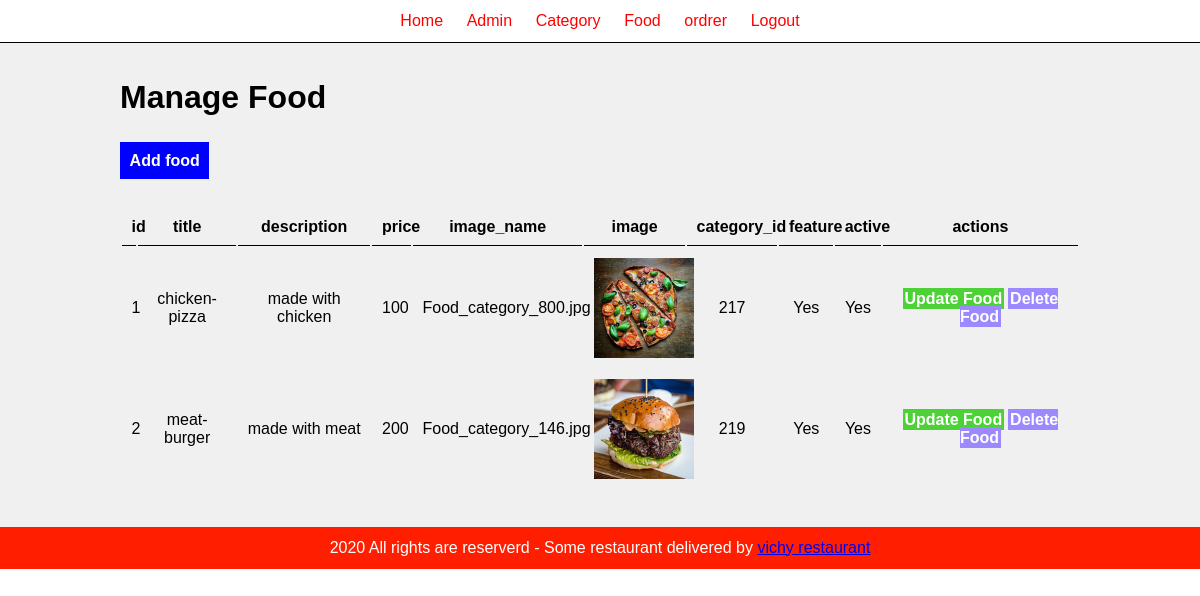
Page /food-order/admin/manage.food.php on the committed database.
### tables this page shows
CREATE TABLE `tbl_food` (
  `id` int(10) UNSIGNED NOT NULL,
  `title` varchar(100) NOT NULL,
  `describee` varchar(100) DEFAULT NULL,
  `price` decimal(10,0) NOT NULL,
  `image_name` varchar(255) NOT NULL,
  `category_id` decimal(10,0) DEFAULT NULL,
  `feature` varchar(10) NOT NULL,
  `active` varchar(10) NOT NULL
);

### food-order/admin/manage.food.php (the view, shortened to what this page needs)
<?php include("partials/menu.php") ?>
<?php include("config/constrain.php") ?>
<div class="category" >
    <div class="wrapper" " >
        <h1>Manage Food</h1>
        <br><br>
        <a class="btn-1" href="add.food.php">Add food</a>
        <br><br><br>
        <table class="table-admin" >
            <tr>
                <th>id </th>
                <th>title </th>
                <th>description </th>
                <th> price </th>
                <th>image_name </th>
                <th>image </th>
                <th>category_id </th>
                <th>feature </th>
                <th>active </th>
                <th>actions </th>
            </tr>
            <?php
                $sql = "SELECT * FROM tbl_food";
                $res = mysqli_query($dbc, $sql);
                $count = mysqli_num_rows($res);
                $idi=1;
               if($res){
                if($count>0){
                    while ($rows = mysqli_fetch_assoc($res)) {
                        $id=$rows['id'];
                        $image_name=$rows['image_name'];
                        ?>
                        <tr>
                        <td><?php echo $idi++ ?></td>
                            <td><?php echo $rows['title']  ?></td>
                            <td><?php echo$rows['describee']  ?></td>
                            <td><?php echo $rows['price']  ?></td>
                            <?php
                                if ($image_name == ""){
                                    echo "<td ><div class='fail'>Image not added</div></td>";
                                    echo "<td ><div class='fail'>Image not added</div></td>";
                                }
                                else{?>
                                    <td><?php echo $image_name ?></td>
                                    <td><img src='../images/<?php echo $image_name ?>' alt='' srcset=''></td>
                               <?php }?>
                            <td><?php echo $rows['category_id']  ?></td>
                            <td><?php echo $rows['feature']  ?></td>
                            <td><?php echo $rows['active']  ?></td>
                    <td>
                        <a href="update.food.php?id=<?php echo $id."&image_name=".$image_name?>" class="btn-2">Update Food</a>
                        <a href="delete.food.php?id=<?php echo $id."&image_name=".$image_name?>" class="btn-3">Delete Food</a>
                        </td>
                    </tr>
                    <?php
                    }
                }
               }
                ?>
            </table>
    </div>
</div>
<?php include("partials/footer.php") ?>

### food-order/css/admin.css (style rules this page uses)
* { margin: 0 0; padding: 0 0; font-family: Arial, Helvetica, sans-serif; }
.wrapper { border: 0px solid black; padding: 1%; width: 80%; margin: 0 auto; }
.category { background-color: rgba(192, 197, 192, 0.253); padding: 2% 0%; }
.table-admin { width: 100%; }
.btn-1 { background-color: blue; padding: 1%; text-decoration: none; color: white; font-weight: bold; border-color: blue; }
.btn-2 { background-color: #4cd137; border-color: #44bd32; padding: 1%; text-decoration: none; color: white; font-weight: bold; }
.btn-3 { background-color:#9c88ff; padding: 1%; text-decoration: none; color: white; font-weight: bold; }
table tr th { border-bottom: 1px solid black; padding: 1%; text-align: center; }
table tr td { padding: 1%; text-align: center; }
img { width: 100px; height: 100px; }

### rows in the picture
tbl_food: title "chicken-pizza", describee "made with chicken", price "100", image_name "Food_category_800.jpg", image_name (picture), category "217", feature "Yes", active "Yes"
tbl_food: title "meat-burger", describee "made with meat", price "200", image_name "Food_category_146.jpg", image_name (picture), category "219", feature "Yes", active "Yes"
